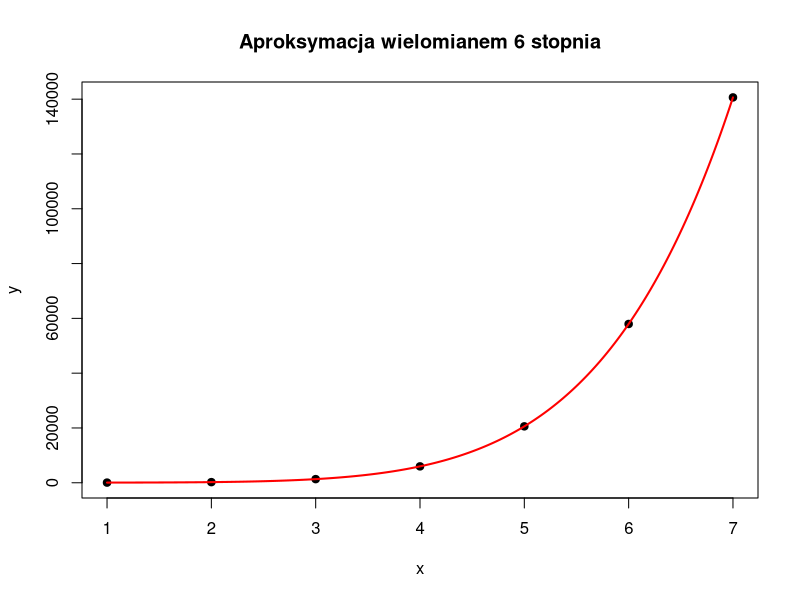
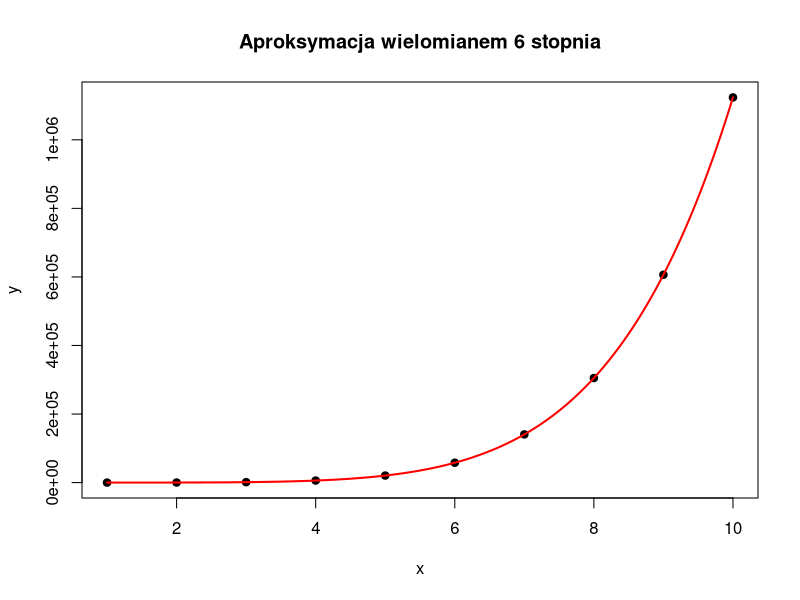

Write the R code that produced these figures, in order.
x<-1:7
y<-40 + 10*x + 5*x^2 + 3*x^3 + 2*x^4 + x^5 + x^6
fit<-lm(y ~ poly(x, 6, raw = TRUE))
x1<-seq(1, 7, length.out = 200)
y1<-predict(fit, newdata = data.frame(x = x1))
plot(x, y, pch = 19, col = "black",
     main = "Aproksymacja wielomianem 6 stopnia",
     xlab = "x", ylab = "y")
lines(x1, y1, col = "red", lwd = 2)


x <- 1:10
y <- 40 + 10*x + 5*x^2 + 3*x^3 + 2*x^4 + x^5 + x^6
fit <- lm(y ~ poly(x, 6, raw = TRUE))
x1<- seq(1, 10, length.out = 200)
y1 <- predict(fit, newdata = data.frame(x = x1))
plot(x, y, pch = 19, col = "black",
     main = "Aproksymacja wielomianem 6 stopnia",
     xlab = "x", ylab = "y")
lines(x1, y1, col = "red", lwd = 2)
#jest gorzej
